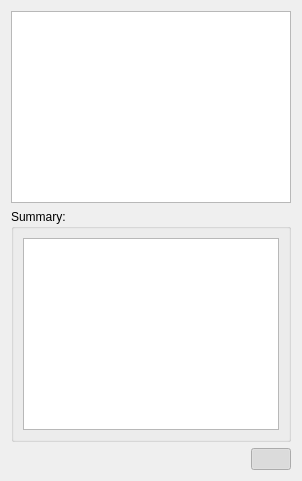
               <widget class="QWidget" name="tab_15">
                <attribute name="title">
                 <string>Resolution steps</string>
                </attribute>
                <layout class="QVBoxLayout" name="verticalLayout_28">
                 <item>
                  <widget class="QTableView" name="lstSubPlots">
                   <property name="dragDropOverwriteMode">
                    <bool>false</bool>
                   </property>
                   <property name="dragDropMode">
                    <enum>QAbstractItemView::InternalMove</enum>
                   </property>
                   <property name="selectionBehavior">
                    <enum>QAbstractItemView::SelectRows</enum>
                   </property>
                   <property name="showGrid">
                    <bool>false</bool>
                   </property>
                  </widget>
                 </item>
                 <item>
                  <widget class="QGroupBox" name="grpSubPlotSummary">
                   <property name="title">
                    <string>Summary:</string>
                   </property>
                   <layout class="QVBoxLayout" name="verticalLayout_11">
                    <item>
                     <widget class="MDEditCompleter" name="txtSubPlotSummary"/>
                    </item>
                   </layout>
                  </widget>
                 </item>
                 <item>
                  <layout class="QHBoxLayout" name="horizontalLayout_17">
                   <item>
                    <widget class="QPushButton" name="btnAddSubPlot">
                     <property name="toolTip">
                      <string>Add plot step</string>
                     </property>
                     <property name="text">
                      <string/>
                     </property>
                     <property name="icon">
                      <iconset theme="list-add">
                       <normaloff>.</normaloff>.</iconset>
                     </property>
                     <property name="flat">
                      <bool>true</bool>
                     </property>
                    </widget>
                   </item>
                   <item>
                    <widget class="QPushButton" name="btnRmSubPlot">
                     <property name="toolTip">
                      <string>Remove selected plot step(s)</string>
                     </property>
                     <property name="text">
                      <string/>
                     </property>
                     <property name="icon">
                      <iconset theme="list-remove">
                       <normaloff>.</normaloff>.</iconset>
                     </property>
                     <property name="flat">
                      <bool>true</bool>
                     </property>
                    </widget>
                   </item>
                   <item>
                    <spacer name="horizontalSpacer_10">
                     <property name="orientation">
                      <enum>Qt::Horizontal</enum>
                     </property>
                     <property name="sizeHint" stdset="0">
                      <size>
                       <width>40</width>
                       <height>20</height>
                      </size>
                     </property>
                    </spacer>
                   </item>
                   <item>
                    <widget class="QPushButton" name="btnShowSubPlotSummary">
                     <property name="text">
                      <string/>
                     </property>
                     <property name="icon">
                      <iconset theme="text-x-generic">
                       <normaloff>.</normaloff>.</iconset>
                     </property>
                     <property name="checkable">
                      <bool>true</bool>
                     </property>
                     <property name="checked">
                      <bool>true</bool>
                     </property>
                     <property name="flat">
                      <bool>true</bool>
                     </property>
                    </widget>
                   </item>
                  </layout>
                 </item>
                </layout>
               </widget>
